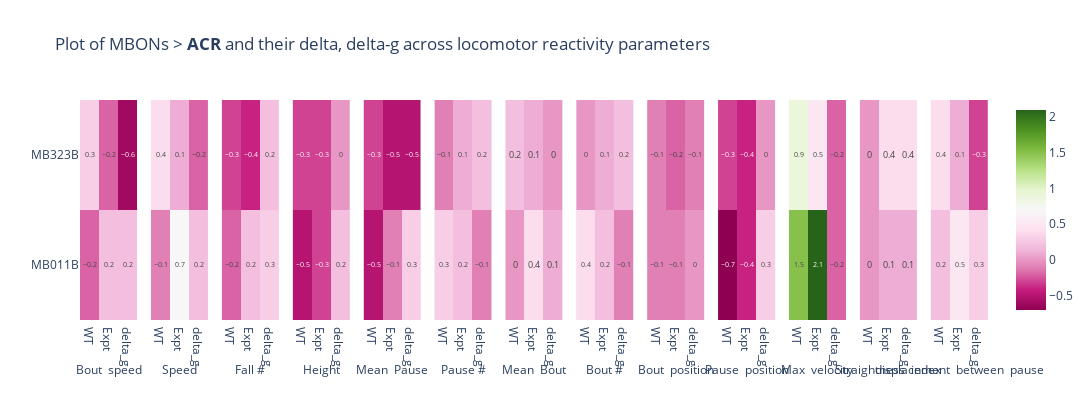

Source (notebook cell):
### Code cell
# f1,ax = plt.subplots(nrows=1, ncols=13, sharex=False, sharey = True, figsize=(15, 6))

from plotly.subplots import make_subplots
import plotly.graph_objects as go
import plotly.express as px

subplottitles = list(map(lambda s:s.replace('\n', ''), dfreg2.columns))
g1 = round(totalregdf,1)

fig = make_subplots(rows = 1,cols = 13, horizontal_spacing = 0.015, shared_yaxes =True, subplot_titles= dfreg2.columns)   


for n, j in zip(dfreg2.columns, list(range(1,14))):
    figure1 = px.imshow(g1[n], text_auto = True, aspect = "auto")
    fig.add_trace(figure1['data'][0], row = 1, col = j)

fig.update_layout(title = 'Plot of MBONs > <b>' + responder +  '</b> and their cohens d, delta-g across locomotor reactivity parameters', height = 400, width = 1800)
fig.update_annotations(font_size=12, yshift = -280)



fig.show()

### Figure 1 — Plotly figure (JSON) as saved in the notebook; plotly's stock layout.template omitted (floating-point values rounded to 4 significant figures)
{"data": [{"coloraxis": "coloraxis", "hovertemplate": "x: %{x}<br>MBON: %{y}<br>color: %{z}<extra></extra>", "name": "0", "texttemplate": "%{z}", "type": "heatmap", "x": ["WT", "Expt", "delta_g"], "xaxis": "x", "y": ["MB011B", "MB323B"], "yaxis": "y", "z": [[-0.2, 0.2, 0.2], [0.3, -0.2, -0.6]]}, {"coloraxis": "coloraxis", "hovertemplate": "x: %{x}<br>MBON: %{y}<br>color: %{z}<extra></extra>", "name": "0", "texttemplate": "%{z}", "type": "heatmap", "x": ["WT", "Expt", "delta_g"], "xaxis": "x2", "y": ["MB011B", "MB323B"], "yaxis": "y2", "z": [[-0.1, 0.7, 0.2], [0.4, 0.1, -0.2]]}, {"coloraxis": "coloraxis", "hovertemplate": "x: %{x}<br>MBON: %{y}<br>color: %{z}<extra></extra>", "name": "0", "texttemplate": "%{z}", "type": "heatmap", "x": ["WT", "Expt", "delta_g"], "xaxis": "x3", "y": ["MB011B", "MB323B"], "yaxis": "y3", "z": [[-0.2, 0.2, 0.3], [-0.3, -0.4, 0.2]]}, {"coloraxis": "coloraxis", "hovertemplate": "x: %{x}<br>MBON: %{y}<br>color: %{z}<extra></extra>", "name": "0", "texttemplate": "%{z}", "type": "heatmap", "x": ["WT", "Expt", "delta_g"], "xaxis": "x4", "y": ["MB011B", "MB323B"], "yaxis": "y4", "z": [[-0.5, -0.3, 0.2], [-0.3, -0.3, 0]]}, {"coloraxis": "coloraxis", "hovertemplate": "x: %{x}<br>MBON: %{y}<br>color: %{z}<extra></extra>", "name": "0", "texttemplate": "%{z}", "type": "heatmap", "x": ["WT", "Expt", "delta_g"], "xaxis": "x5", "y": ["MB011B", "MB323B"], "yaxis": "y5", "z": [[-0.5, -0.1, 0.3], [-0.3, -0.5, -0.5]]}, {"coloraxis": "coloraxis", "hovertemplate": "x: %{x}<br>MBON: %{y}<br>color: %{z}<extra></extra>", "name": "0", "texttemplate": "%{z}", "type": "heatmap", "x": ["WT", "Expt", "delta_g"], "xaxis": "x6", "y": ["MB011B", "MB323B"], "yaxis": "y6", "z": [[0.3, 0.2, -0.1], [-0.1, 0.1, 0.2]]}, {"coloraxis": "coloraxis", "hovertemplate": "x: %{x}<br>MBON: %{y}<br>color: %{z}<extra></extra>", "name": "0", "texttemplate": "%{z}", "type": "heatmap", "x": ["WT", "Expt", "delta_g"], "xaxis": "x7", "y": ["MB011B", "MB323B"], "yaxis": "y7", "z": [[0, 0.4, 0.1], [0.2, 0.1, 0]]}, {"coloraxis": "coloraxis", "hovertemplate": "x: %{x}<br>MBON: %{y}<br>color: %{z}<extra></extra>", "name": "0", "texttemplate": "%{z}", "type": "heatmap", "x": ["WT", "Expt", "delta_g"], "xaxis": "x8", "y": ["MB011B", "MB323B"], "yaxis": "y8", "z": [[0.4, 0.2, -0.1], [0, 0.1, 0.2]]}, {"coloraxis": "coloraxis", "hovertemplate": "x: %{x}<br>MBON: %{y}<br>color: %{z}<extra></extra>", "name": "0", "texttemplate": "%{z}", "type": "heatmap", "x": ["WT", "Expt", "delta_g"], "xaxis": "x9", "y": ["MB011B", "MB323B"], "yaxis": "y9", "z": [[-0.1, -0.1, 0], [-0.1, -0.2, -0.1]]}, {"coloraxis": "coloraxis", "hovertemplate": "x: %{x}<br>MBON: %{y}<br>color: %{z}<extra></extra>", "name": "0", "texttemplate": "%{z}", "type": "heatmap", "x": ["WT", "Expt", "delta_g"], "xaxis": "x10", "y": ["MB011B", "MB323B"], "yaxis": "y10", "z": [[-0.7, -0.4, 0.3], [-0.3, -0.4, 0]]}, {"coloraxis": "coloraxis", "hovertemplate": "x: %{x}<br>MBON: %{y}<br>color: %{z}<extra></extra>", "name": "0", "texttemplate": "%{z}", "type": "heatmap", "x": ["WT", "Expt", "delta_g"], "xaxis": "x11", "y": ["MB011B", "MB323B"], "yaxis": "y11", "z": [[1.5, 2.1, -0.2], [0.9, 0.5, -0.2]]}, {"coloraxis": "coloraxis", "hovertemplate": "x: %{x}<br>MBON: %{y}<br>color: %{z}<extra></extra>", "name": "0", "texttemplate": "%{z}", "type": "heatmap", "x": ["WT", "Expt", "delta_g"], "xaxis": "x12", "y": ["MB011B", "MB323B"], "yaxis": "y12", "z": [[0, 0.1, 0.1], [0, 0.4, 0.4]]}, {"coloraxis": "coloraxis", "hovertemplate": "x: %{x}<br>MBON: %{y}<br>color: %{z}<extra></extra>", "name": "0", "texttemplate": "%{z}", "type": "heatmap", "x": ["WT", "Expt", "delta_g"], "xaxis": "x13", "y": ["MB011B", "MB323B"], "yaxis": "y13", "z": [[0.2, 0.5, 0.3], [0.4, 0.1, -0.3]]}], "layout": {"annotations": [{"font": {"size": 12}, "showarrow": false, "text": "Bout\n speed", "x": 0.03154, "xanchor": "center", "xref": "paper", "y": 1, "yanchor": "bottom", "yref": "paper", "yshift": -280}, {"font": {"size": 12}, "showarrow": false, "text": "Speed", "x": 0.1096, "xanchor": "center", "xref": "paper", "y": 1, "yanchor": "bottom", "yref": "paper", "yshift": -280}, {"font": {"size": 12}, "showarrow": false, "text": "Fall #", "x": 0.1877, "xanchor": "center", "xref": "paper", "y": 1, "yanchor": "bottom", "yref": "paper", "yshift": -280}, {"font": {"size": 12}, "showarrow": false, "text": "Height", "x": 0.2658, "xanchor": "center", "xref": "paper", "y": 1, "yanchor": "bottom", "yref": "paper", "yshift": -280}, {"font": {"size": 12}, "showarrow": false, "text": "Mean\n Pause", "x": 0.3438, "xanchor": "center", "xref": "paper", "y": 1, "yanchor": "bottom", "yref": "paper", "yshift": -280}, {"font": {"size": 12}, "showarrow": false, "text": "Pause #", "x": 0.4219, "xanchor": "center", "xref": "paper", "y": 1, "yanchor": "bottom", "yref": "paper", "yshift": -280}, {"font": {"size": 12}, "showarrow": false, "text": "Mean\n Bout", "x": 0.5, "xanchor": "center", "xref": "paper", "y": 1, "yanchor": "bottom", "yref": "paper", "yshift": -280}, {"font": {"size": 12}, "showarrow": false, "text": "Bout #", "x": 0.5781, "xanchor": "center", "xref": "paper", "y": 1, "yanchor": "bottom", "yref": "paper", "yshift": -280}, {"font": {"size": 12}, "showarrow": false, "text": "Bout\n position", "x": 0.6562, "xanchor": "center", "xref": "paper", "y": 1, "yanchor": "bottom", "yref": "paper", "yshift": -280}, {"font": {"size": 12}, "showarrow": false, "text": "Pause\n position", "x": 0.7342, "xanchor": "center", "xref": "paper", "y": 1, "yanchor": "bottom", "yref": "paper", "yshift": -280}, {"font": {"size": 12}, "showarrow": false, "text": "Max\n velocity", "x": 0.8123, "xanchor": "center", "xref": "paper", "y": 1, "yanchor": "bottom", "yref": "paper", "yshift": -280}, {"font": {"size": 12}, "showarrow": false, "text": "Straightness\n index", "x": 0.8904, "xanchor": "center", "xref": "paper", "y": 1, "yanchor": "bottom", "yref": "paper", "yshift": -280}, {"font": {"size": 12}, "showarrow": false, "text": "displacement\n between\n pause", "x": 0.9685, "xanchor": "center", "xref": "paper", "y": 1, "yanchor": "bottom", "yref": "paper", "yshift": -280}], "height": 400, "title": {"text": "Plot of MBONs > <b>ACR</b> and their delta, delta-g across locomotor reactivity parameters"}, "width": 1800, "xaxis": {"anchor": "y", "domain": [0, 0.06308]}, "xaxis10": {"anchor": "y10", "domain": [0.7027, 0.7658]}, "xaxis11": {"anchor": "y11", "domain": [0.7808, 0.8438]}, "xaxis12": {"anchor": "y12", "domain": [0.8588, 0.9219]}, "xaxis13": {"anchor": "y13", "domain": [0.9369, 1.0]}, "xaxis2": {"anchor": "y2", "domain": [0.07808, 0.1412]}, "xaxis3": {"anchor": "y3", "domain": [0.1562, 0.2192]}, "xaxis4": {"anchor": "y4", "domain": [0.2342, 0.2973]}, "xaxis5": {"anchor": "y5", "domain": [0.3123, 0.3754]}, "xaxis6": {"anchor": "y6", "domain": [0.3904, 0.4535]}, "xaxis7": {"anchor": "y7", "domain": [0.4685, 0.5315]}, "xaxis8": {"anchor": "y8", "domain": [0.5465, 0.6096]}, "xaxis9": {"anchor": "y9", "domain": [0.6246, 0.6877]}, "yaxis": {"anchor": "x", "domain": [0, 1]}, "yaxis10": {"anchor": "x10", "domain": [0, 1], "matches": "y", "showticklabels": false}, "yaxis11": {"anchor": "x11", "domain": [0, 1], "matches": "y", "showticklabels": false}, "yaxis12": {"anchor": "x12", "domain": [0, 1], "matches": "y", "showticklabels": false}, "yaxis13": {"anchor": "x13", "domain": [0, 1], "matches": "y", "showticklabels": false}, "yaxis2": {"anchor": "x2", "domain": [0, 1], "matches": "y", "showticklabels": false}, "yaxis3": {"anchor": "x3", "domain": [0, 1], "matches": "y", "showticklabels": false}, "yaxis4": {"anchor": "x4", "domain": [0, 1], "matches": "y", "showticklabels": false}, "yaxis5": {"anchor": "x5", "domain": [0, 1], "matches": "y", "showticklabels": false}, "yaxis6": {"anchor": "x6", "domain": [0, 1], "matches": "y", "showticklabels": false}, "yaxis7": {"anchor": "x7", "domain": [0, 1], "matches": "y", "showticklabels": false}, "yaxis8": {"anchor": "x8", "domain": [0, 1], "matches": "y", "showticklabels": false}, "yaxis9": {"anchor": "x9", "domain": [0, 1], "matches": "y", "showticklabels": false}}}
